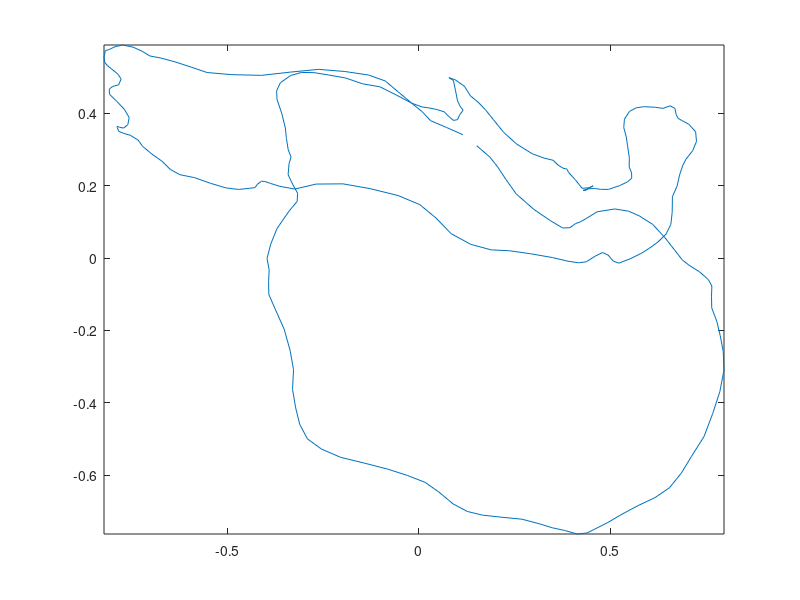

Reproduce this figure in MATLAB. (Note: this script raises an error after producing the figure.)
% perform curve evolution

n = 256;

% random sobolev smooth curve
alpha = 2;
x = abs(-n/2+1:n/2) + 1;
x = ( x.^(-alpha) ).*(randn(1,n) + 1i*randn(1,n)); x(end/2) = 0;
x = ifft(fftshift(x)); x = x/max(abs(x));

clf;
plot(x); axis tight;

niter = 10000;
w = [1 2 1]; w = w/sum(w);
a = [2:n 1]; b = [n 1:n-1];
for i=1:niter
    % smooth
    x = x(a)*w(1) + x*w(2) + x(b)*w(3);
    % re-sample
    x = perform_curve_resampling(x);
    if mod(i,20)==0
        clf; plot(x, '.-'); axis tight; drawnow;
    end
end